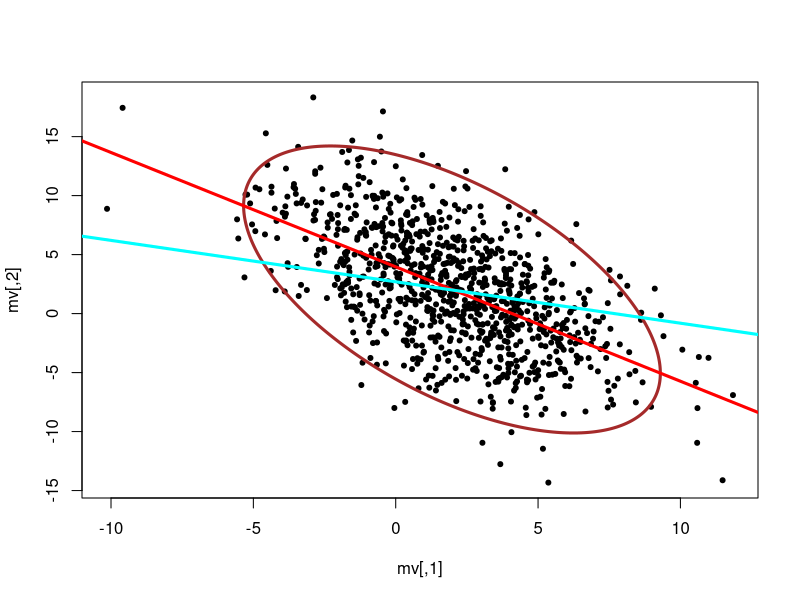
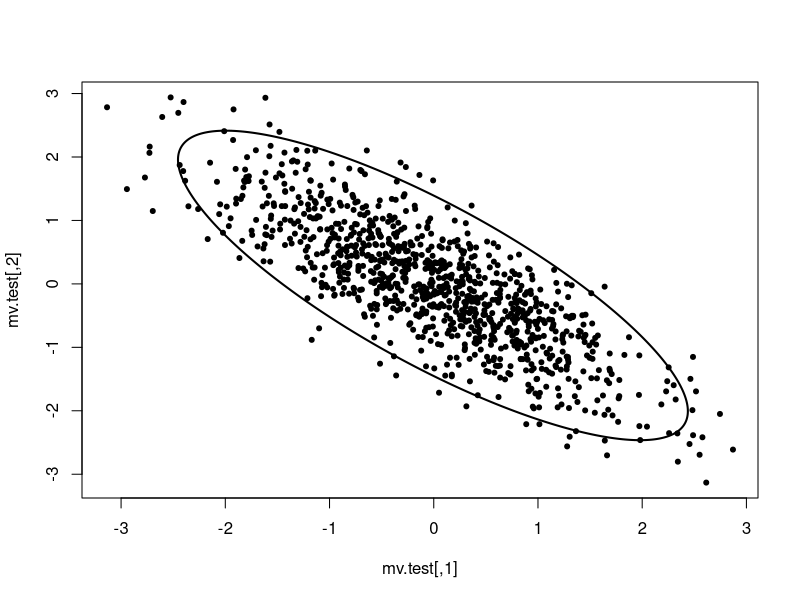
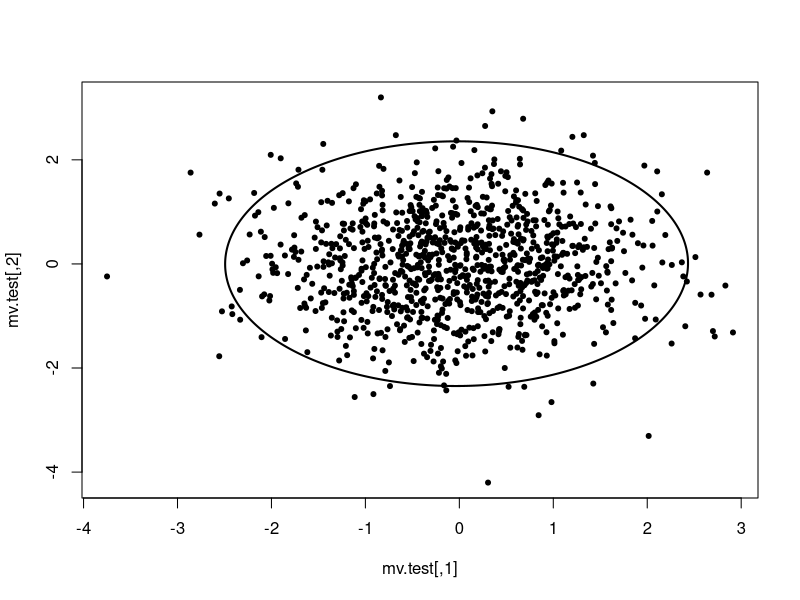
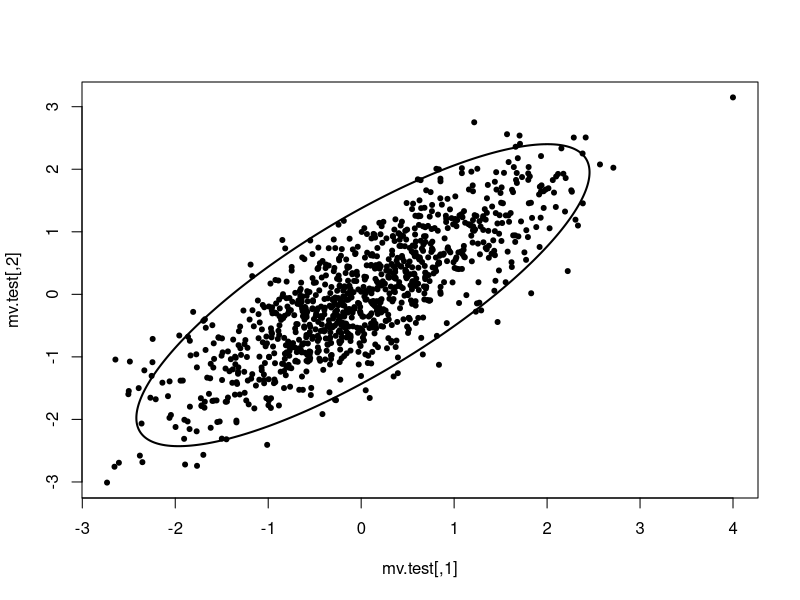

Recreate these plots in R, in order.
library(ellipse)
library(mvtnorm)
library(MASS)

mu <- c(2, 2)
sigma <- c(3, 5)
rho <- -0.6

covariance.true <- matrix(
    c(sigma[1]^2, rho * sigma[1] * sigma[2], rho * sigma[1] * sigma[2], sigma[2]^2),
    nrow=2
)

confidence_ellipse <- function(mv, level){
    
    covariance <- cov(mv)
    mu_1 <- mean(mv[, 1]); mu_2 <- mean(mv[, 2])
    pearson <- covariance[1, 2] / sqrt(covariance[1, 1] * covariance[2, 2])
    
    eigenvalues <- eigen(covariance)$values
    eigenvectors <- eigen(covariance)$vectors
    
    radius_x <- sqrt(eigenvalues[1])
    radius_y <- sqrt(eigenvalues[2])
    
    phi <- atan2(eigenvectors[2, 1], eigenvectors[1, 1])
    t <- seq(0, 2*pi, 0.01)
    
    scale_x <- sqrt(qchisq(level, 2))
    scale_y <- sqrt(qchisq(level, 2))
    
    #parametric ellipse equation
    ell_x <- mu_1 + radius_x * scale_x * cos(t) * cos(phi) - radius_y * scale_y * sin(t) * sin(phi)
    ell_y <- mu_2 + radius_x * scale_x * cos(t) * sin(phi) + radius_y * scale_y * sin(t) * cos(phi)
    
    return(matrix(c(ell_x, ell_y), ncol=2))
}


mv <- rmvnorm(1000, mu, covariance.true)

covariance <- cov(mv)
mu_1 <- mean(mv[, 1]); mu_2 <- mean(mv[, 2])
pearson <- covariance[1, 2] / sqrt(covariance[1, 1] * covariance[2, 2])

ell <- confidence_ellipse(mv, level=0.95)

plot(mv, pch=20)

# uncomment the following line to compare with the built-in function
#lines(ellipse(pearson, level=0.99, center=c(mu_1, mu_2), scale=c(sqrt(covariance[1, 1]), sqrt(covariance[2, 2]))), col="blue")
lines(ell, col="brown", lwd=3)

# regression lines
y_on_x <- lm(mv[ ,2] ~ mv[ ,1])
x_on_y <- lm(mv[ ,1] ~ mv[ ,2])
abline(y_on_x, col="red", lwd = 3)
abline(x_on_y, col="cyan", lwd = 3)

# Test for different values
rhos <- c(-0.8, 0, 0.8)
mu.test <- c(0, 0)
sigma.test <- c(1, 1)

for (i in rhos){
    covariance.test <- matrix(c(sigma.test[1]^2, i * sigma.test[1] * sigma.test[2], 
                                i * sigma.test[1] * sigma.test[2], sigma.test[2]^2), nrow=2)
    
    mv.test <- rmvnorm(1000, mu.test, covariance.test)
    ell.test <- confidence_ellipse(mv.test, level=0.95)
    
    plot(mv.test, pch=20)
    lines(ell.test, lwd=2)
}
